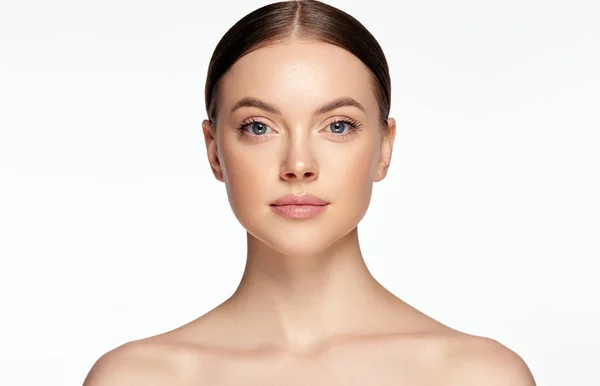
#> input picture images/face.jpg, 600 x 386 px
$ jupyter execute --allow-errors face.ipynb
#> lines starting #> are read from the running program, lines starting #| are printed output that depends on the picture; after the words box and inside, x2 and y2 are one past the last pixel; in counts of white or black regions, pixels touching at a corner belong together
[cell 1]
import cv2
import time
import scipy.io as sio
import skimage
import numpy as np
import mediapipe as mp
import matplotlib.pyplot as plt

[cell 2]
landmark_points_68 = [162,234,93,58,172,136,149,148,152,377,378,365,397,288,323,454,389,71,63,105,66,107,336,
                  296,334,293,301,168,197,5,4,75,97,2,326,305,33,160,158,133,153,144,362,385,387,263,373,
                  380,61,39,37,0,267,269,291,405,314,17,84,181,78,82,13,312,308,317,14,87]

mask_name = "cat" # "cat", "santa"

### Detect the Face using Haar Cascade Classifier

[cell 3]
face = cv2.imread("../images/face.jpg")
#> face is the input picture: shape (386, 600, 3); mean B, G, R 215.6, 222.4, 233.8
face = cv2.cvtColor(face, cv2.COLOR_BGR2RGB)
plt.figure(figsize=(5, 5))
plt.imshow(face)
plt.show()

[cell 4]
detector = cv2.CascadeClassifier("../data/haarcascade_frontalface_default.xml")
results = detector.detectMultiScale(face, 1.3, 5)
#> results = [[200, 45, 200, 200]]
face_copy = np.copy(face)
for (x, y, w, h) in results:
    cv2.rectangle(face_copy, (x-10, y-40), (x+w+10, y+h+20), (255, 0, 0), 2)
#> this loop made 1 pass
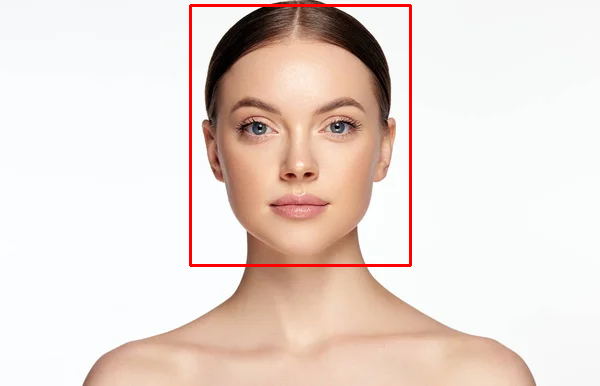
#> face_copy: shape (386, 600, 3); mean R, G, B 234.1, 219.6, 212.8

plt.figure(figsize=(5, 5))
plt.imshow(face_copy)
plt.show()

### Segment the face

[cell 5]
# segment out the face using grabcut
st = time.time()
bgModel = np.zeros((1, 65), np.float64)
fgModel = np.zeros((1, 65), np.float64)

mask = np.zeros(face.shape[:2], np.uint8)

rect = (results[0][0]-10, results[0][1]-40, results[0][2]+10, results[0][3]+60)
#> rect = (190, 5, 210, 260)
face_copy = np.copy(face)
cv2.grabCut(face_copy, mask, rect, bgModel, fgModel, 5, cv2.GC_INIT_WITH_RECT)
mask2 = np.where((mask==2)|(mask==0), 0, 1).astype('uint8')
face_copy = face_copy*mask2[:, :, np.newaxis]
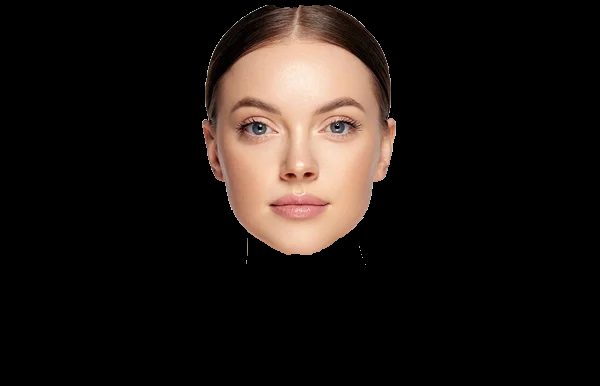
#> face_copy: shape (386, 600, 3); mean R, G, B 30, 23.3, 19.7

plt.imshow(face_copy)
plt.show()

et = time.time()
print(f"Total time taken for segmentation: {et-st:.2f} seconds")

[cell 6]
# display face mask
plt.imshow(mask2, cmap='gray')
plt.show()
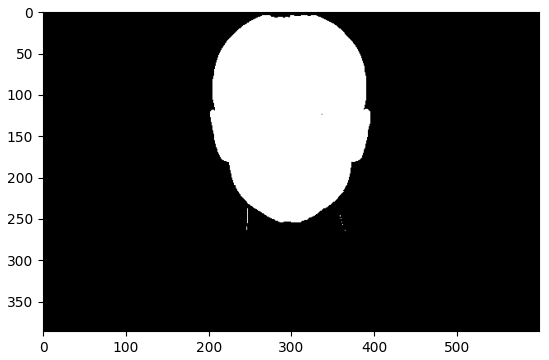
#> figure drawn by matplotlib, 1 panel

#### Smoothen the mask using Gaussian Blurring

[cell 7]
# smoothen the mask with a gaussian filter
mask2 = cv2.GaussianBlur(mask2, (5, 5), 0)
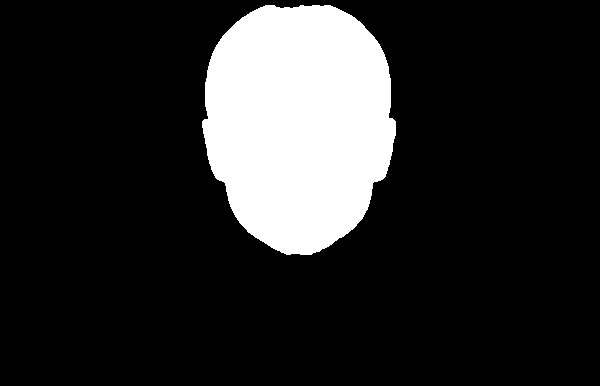
#> mask2: shape (386, 600); values 0 (black) and 1 (white), 16.5% white; 1 white region, box (x1, y1, x2, y2) and area: (202, 5, 396, 255) 38108
plt.imshow(mask2, cmap='gray')
plt.show()

### Face Landmarks

[cell 8]
mpDraw = mp.solutions.drawing_utils
mpFaceMesh = mp.solutions.face_mesh
#> (the rest of this cell did not finish here and is left out)

#> (a cell that did not finish here is left out)

[cell 10]
# [4 lines of commented-out code are left out]

(['__header__', '__version__', '__globals__', 'Imask', 'Imask_map', 'Imask_map_hat', 'TempK', 'a', 'add_hat', 'add_vignetting', 'amp', 'avoid_artifacts', 'change_color_temp', 'effect', 'effect_img', 'face_mask', 'filt', 'gradient_blur', 'hat_c', 'hat_line', 'hat_w', 'landmark_points_array_mask', 'makeEyeHoles'])

#> (a cell that did not finish here is left out)

[cell 12]
# plt.figure(figsize=(10, 10), dpi=500)
plt.imshow(face)

#> (the rest of this cell did not finish here and is left out)

#> (a cell that did not finish here is left out)

#> (a cell that did not finish here is left out)

[cell 15]
warp_trans = skimage.transform.PiecewiseAffineTransform()
#> (the rest of this cell did not finish here and is left out)

[cell 16]
# [11 lines of commented-out code are left out]

[cell 17]
blended_face = face.copy().astype(np.float32) / 255.0
#> (the rest of this cell did not finish here and is left out)
